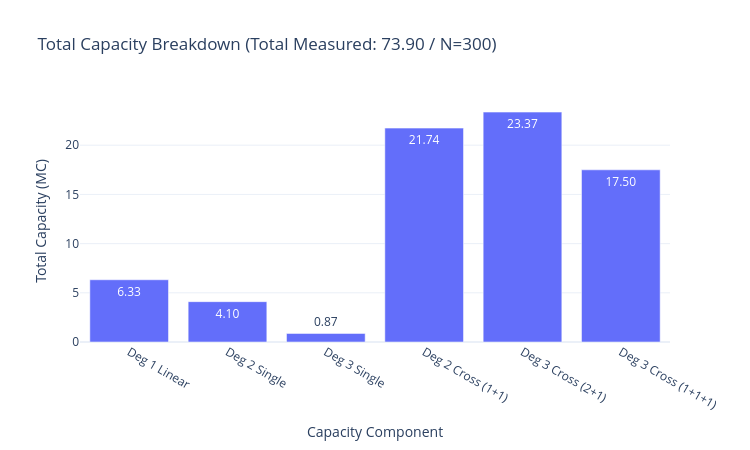

Notebook code cell kept with this figure:
### Markdown cell above
# Final thing I guess

### Code cell
categories = [
    "Deg 1 Linear",
    "Deg 2 Single",
    "Deg 3 Single",
    "Deg 2 Cross (1+1)",
    "Deg 3 Cross (2+1)",
    "Deg 3 Cross (1+1+1)",
]

values = [
    np.sum(c_deg1),
    np.sum(c_deg2),
    np.sum(c_deg3),
    np.sum(c_cross2),
    np.sum(c_cross3_21),
    np.sum(c_cross3_111),
]

fig_bar = go.Figure(
    data=go.Bar(
        x=categories,
        y=values,
        text=[f"{v:.2f}" for v in values],
        textposition="auto",
    )
)

fig_bar.update_layout(
    title=f"Total Capacity Breakdown (Total Measured: {sum(values):.2f} / N={res_size})",
    xaxis_title="Capacity Component",
    yaxis_title="Total Capacity (MC)",
    template="plotly_white",
    width=750,
    height=450,
)

fig_bar.show()

### Figure 1 — Plotly figure (JSON) as saved in the notebook; plotly's stock layout.template omitted (floating-point values rounded to 4 significant figures)
{"data": [{"text": ["6.33", "4.10", "0.87", "21.74", "23.37", "17.50"], "textposition": "auto", "type": "bar", "x": ["Deg 1 Linear", "Deg 2 Single", "Deg 3 Single", "Deg 2 Cross (1+1)", "Deg 3 Cross (2+1)", "Deg 3 Cross (1+1+1)"], "y": [6.326, 4.1, 0.8708, 21.74, 23.37, 17.5]}], "layout": {"height": 450, "title": {"text": "Total Capacity Breakdown (Total Measured: 73.90 / N=300)"}, "width": 750, "xaxis": {"title": {"text": "Capacity Component"}}, "yaxis": {"title": {"text": "Total Capacity (MC)"}}}}
